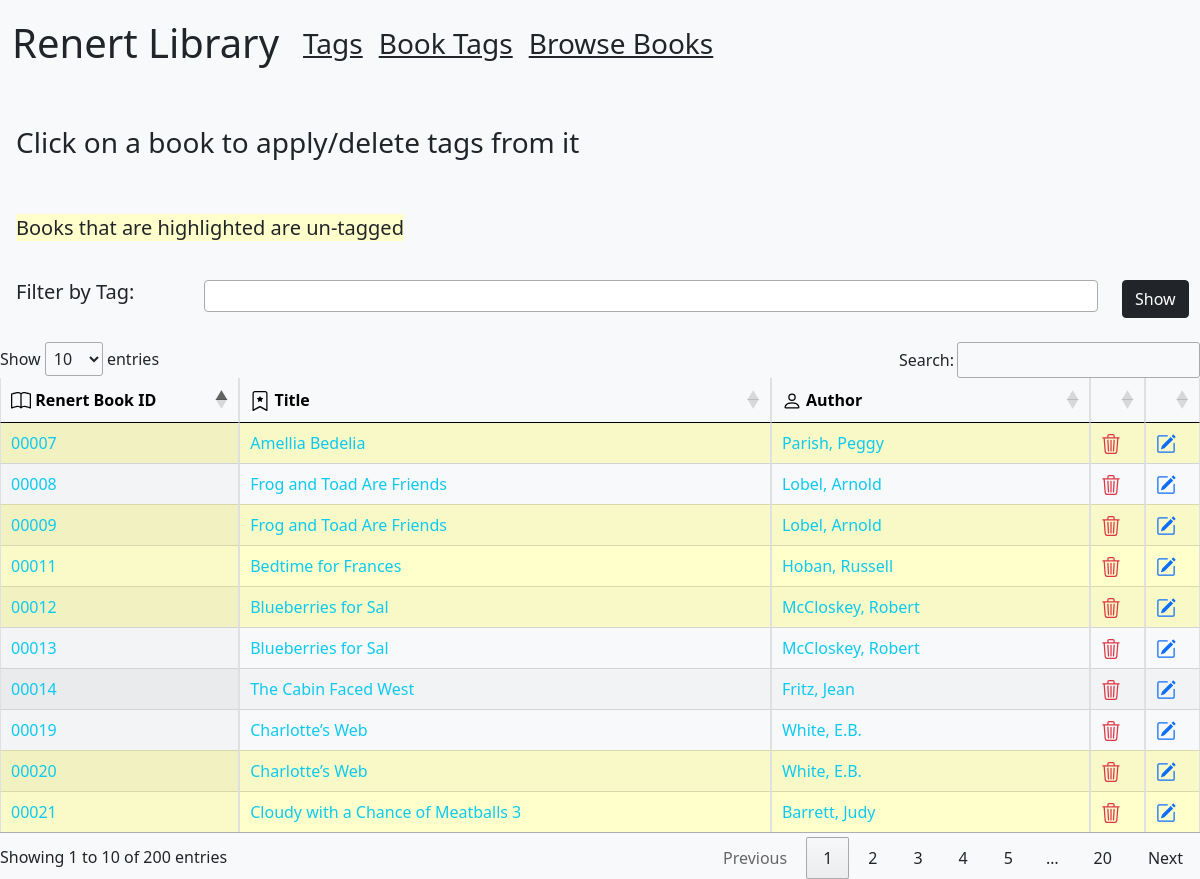
The app's page /book-tags, older data.
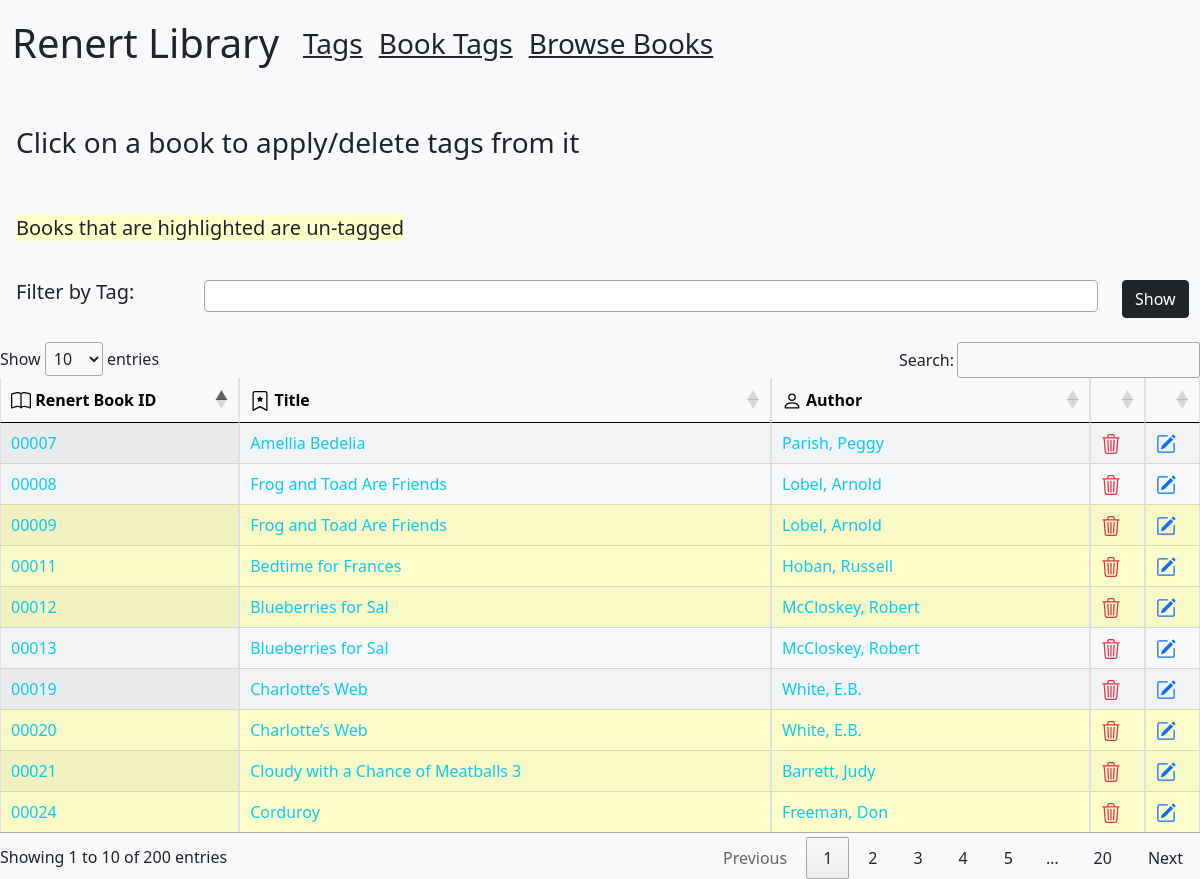
The same page, newer data.
### tables this page shows
CREATE TABLE [library_books] (
   [id] INTEGER PRIMARY KEY,
   [renert_id] TEXT,
   [title] TEXT,
   [author] TEXT,
   [divisions] TEXT,
   [reading_program] TEXT,
   [notes] TEXT,
   [fp_reading_level] TEXT,
   [created_at] TEXT,
   [updated_at] TEXT
);

### app.py (the view)
@app.route("/book-tags", methods=["GET", "POST"])
def bookTags():
    bookTags200 = db.session.execute("select * from library_books limit 200")
    bookTags200 = [dict(x) for x in bookTags200]
    count =db.session.execute("select count(*) from library_books")
    count = [dict(x) for x in count]
    count = count[0]["count(*)"]
    tags = db.session.execute("select * from library_tags")
    tags = [dict(x) for x in tags]
    books_without_tags = []
    for i in bookTags200:
        book = db.session.execute("select * from library_books_tags where book_id = '" + str(i['id']) + "'")
        book = [dict(x) for x in book]
        if book == []:
            books_without_tags.append(i["id"])
    return render_template("booksTag.html", bookTags=bookTags200, bwt=books_without_tags, tags=tags)

### templates/booksTag.html (shortened to what this page needs)
{% extends 'layout.html'%}
{% import "bootstrap/wtf.html" as wtf %}
{%block content%}
<br>
<h3 class="m-3">Click on a book to apply/delete tags from it</h3>
<br>
<h5 class="m-3"> <span style="background-color: #ffffcc">Books that are highlighted are un-tagged</span></h5>
<br>
<div class="row">
    <div class="col-2"><h5 class="ms-3">Filter by Tag:</h5></div>
        <div class="col-1"><button type="submit" onclick="return false;" class="btn btn-dark show">Show</button></div>
</div>
<br>
<table class="table table-hover table-light table-bordered display" id="bookList">
    <thead>
        <tr>
            <th scope="col"> Renert Book ID</th>
            <th scope="col"> Title</th>
            <th scope="col"> Author</th>
            <th></th>
            <th></th>
        </tr>
    </thead>
    <tbody class="table-group-divider border-top-dark">
        {% for a in bookTags %}
            {% if a.id in bwt%}
                <tr>
                    <td style="background-color: #ffffcc" class="id">
                        <a href="/book/{{a.renert_id}}" class="text-decoration-none text-info id"> {{a.renert_id}} </a>
                    </td>
                    <td style="background-color: #ffffcc">
                        <a href="/book/{{a.renert_id}}" class="text-decoration-none text-info">{{a.title}}</a>
                    </td>
                    <td style="background-color: #ffffcc">
                        <a href="/author/{{a.author}}" class="text-decoration-none text-info"> {{a.author}} </a>
                    </td>
                    <td class="" data-ren-id="{{a.renert_id}}" style="background-color: #ffffcc">
                    </td>
                    <td class="" data-edit-ren-id="{{a.renert_id}}" style="background-color: #ffffcc">
                    </td>
                </tr>
            {% else %}
            <tr>
                <td>
                    <a href="/book/{{a.renert_id}}" class="text-decoration-none text-info"> {{a.renert_id}} </a>
                </td>
                <td>
                    <a href="/book/{{a.renert_id}}" class="text-decoration-none text-info">{{a.title}}</a>
                </td>
                <td>
                    <a href="/author/{{a.author}}" class="text-decoration-none text-info"> {{a.author}} </a>
                </td>
                <td class="trash-book" data-ren-id="{{a.renert_id}}">
                </td>
                <td class="edit-book" data-edit-ren-id="{{a.renert_id}}">
                </td>
            </tr>
            {% endif %}
        {% endfor %}
    </tbody>
</table>
{%endblock%}

### templates/layout.html (shortened to what this page needs)
<!doctype html>
<html lang="en">
  <head>
    <link href="../static/bootstrap-5.0.2-dist/css/bootstrap.min.css" rel="stylesheet">
    <link rel="stylesheet" href="//cdn.datatables.net/1.12.1/css/jquery.dataTables.min.css">
    <link rel="stylesheet" href="../static/tables.css">
    <link href="https://cdn.jsdelivr.net/npm/select2@4.1.0-rc.0/dist/css/select2.min.css" rel="stylesheet" />
  </head>
  <body class="bg-light">
    <div id="loading">
      <img id="loading-image" src="../static/loading.gif" alt="Loading..." />
    </div>
    <nav class="navbar navbar-expand-lg bg-light">
      <div class="container-fluid">
        <a class="navbar-brand text-dark fs-1" href="/" data-bs-toggle="tooltip" data-bs-placement="bottom" data-bs-title="Home">Renert Library</a>
        <div class="collapse navbar-collapse" id="navbarSupportedContent">
          <ul class="navbar-nav me-auto mb-2 mb-lg-0">
            <li class="nav-item">
              <a class="nav-link text-dark fs-3 text-decoration-underline" href="/tags" data-bs-toggle="tooltip" data-bs-placement="bottom" data-bs-title="Click for all tags">Tags</a>
            </li>
            <li class="nav-item">
              <a class="nav-link text-dark fs-3 text-decoration-underline" href="/book-tags"data-bs-toggle="tooltip" data-bs-placement="bottom" data-bs-title="Click for all books (Librarian)">Book Tags</a>
            </li>
            <li class="nav-item">
              <a class="nav-link text-dark fs-3 text-decoration-underline" href="/browse" data-bs-toggle="tooltip" data-bs-placement="bottom" data-bs-title="Click to browse all books (Student/Teacher)">Browse Books</a>
            </li>
          </ul>
        </div>
      </div>
    </nav>
    {% block content%}
    {% endblock %}
</body>
</html>

### static/tables.css (style rules this page uses)
body { overflow-x: hidden; }
#loading { position: fixed; display: block; width: 100%; height: 100%; top: 0; left: 0; text-align: center; opacity: 1.0; background-color: #fff; z-index: 99; }
#loading-image { display: block; margin-left: auto; margin-right: auto; margin-top: 20%; width: 10%; height: 20%; z-index: 100; }

Row changes from the older to the newer data that the page shows:
removed library_books: renert_id "00014", title "The Cabin Faced West", author "Fritz, Jean"
now on this page (row unchanged): library_books: renert_id "00024", title "Corduroy", author "Freeman, Don"
